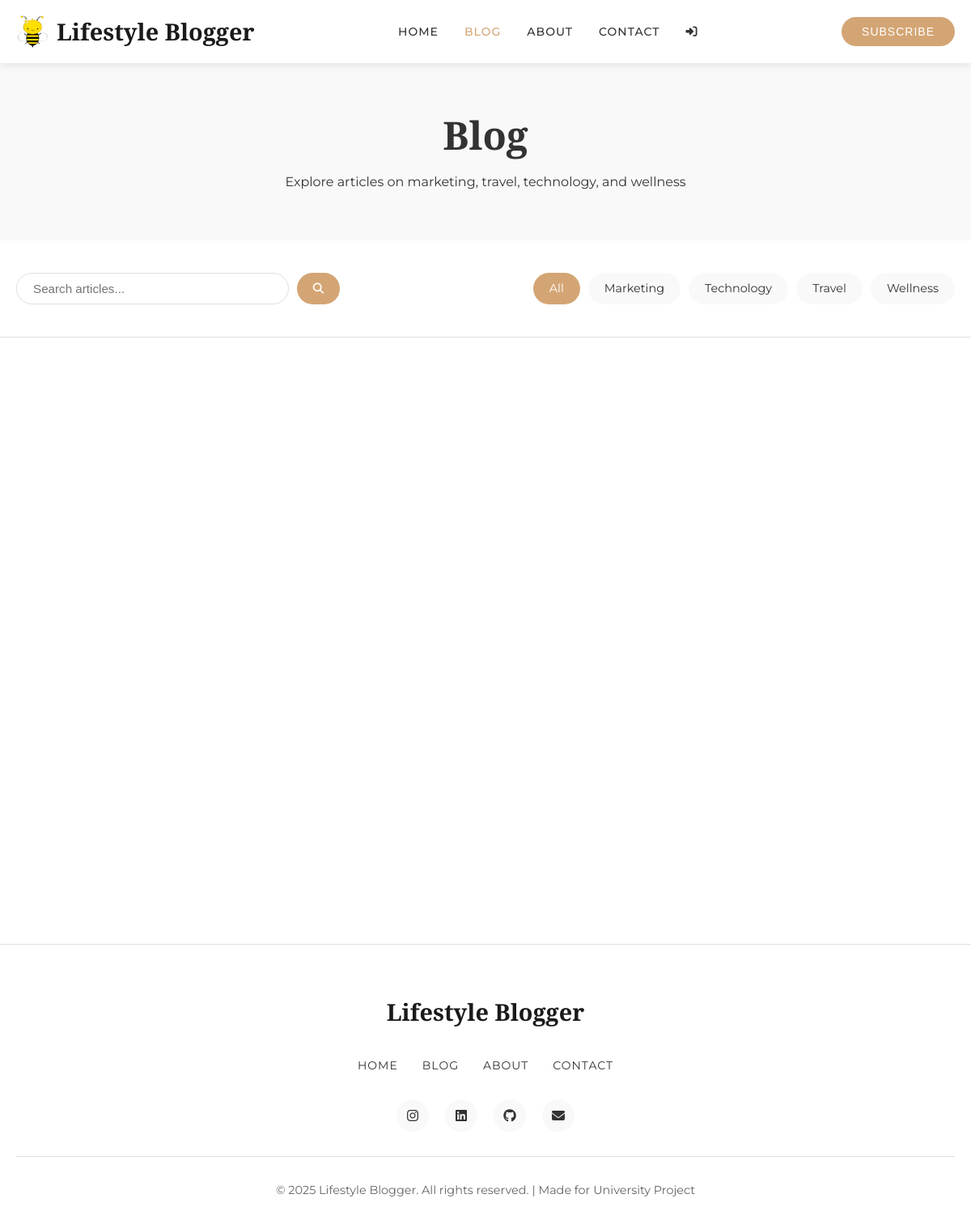
Screenshot of /blog.php with the database file from the repository.
### tables this page shows
CREATE TABLE categories (
    id INT AUTO_INCREMENT PRIMARY KEY,
    name VARCHAR(100) NOT NULL,
    slug VARCHAR(100) UNIQUE NOT NULL,
    description TEXT,
    created_at TIMESTAMP DEFAULT CURRENT_TIMESTAMP
);

### includes/functions.php (called while the page is built, shortened)
<?php
function getAllCategories() {
    global $conn;
    $sql = "SELECT * FROM categories ORDER BY name ASC";
    $result = mysqli_query($conn, $sql);
    return mysqli_fetch_all($result, MYSQLI_ASSOC);
}
?>

### blog.php (the view, shortened to what this page needs)
<?php
require_once 'includes/config.php';
require_once 'includes/functions.php';
$posts_per_page = 9;
$page = isset($_GET['page']) ? (int)$_GET['page'] : 1;
$offset = ($page - 1) * $posts_per_page;
$category_filter = isset($_GET['category']) ? sanitize_input($_GET['category']) : '';
$search_query = isset($_GET['search']) ? sanitize_input($_GET['search']) : '';
$where_clauses = [];
$where_sql = !empty($where_clauses) ? 'WHERE ' . implode(' AND ', $where_clauses) : '';
$sql = "SELECT p.*, c.name as category_name, c.slug as category_slug, u.username as author_name
        FROM posts p
        LEFT JOIN categories c ON p.category_id = c.id
        LEFT JOIN users u ON p.author_id = u.id
        $where_sql
        ORDER BY p.created_at DESC
        LIMIT $posts_per_page OFFSET $offset";
$result = mysqli_query($conn, $sql);
$posts = mysqli_fetch_all($result, MYSQLI_ASSOC);
$categories = getAllCategories();
include 'includes/header.php';
?>
<section class="page-header">
    <div class="container">
        <h1>Blog</h1>
        <p>Explore articles on marketing, travel, technology, and wellness</p>
    </div>
</section>
<section class="blog-filter">
    <div class="container">
        <div class="filter-wrapper">
            <form method="GET" class="search-form">
                <input type="text" name="search" placeholder="Search articles..." value="<?php echo htmlspecialchars($search_query); ?>">
                <button type="submit"><i class="fas fa-search"></i></button>
            </form>
            <div class="category-filter">
                <a href="blog.php" class="filter-btn <?php echo !$category_filter ? 'active' : ''; ?>">All</a>
                <?php foreach ($categories as $category): ?>
                    <a href="blog.php?category=<?php echo $category['slug']; ?>"
                       class="filter-btn <?php echo $category_filter == $category['slug'] ? 'active' : ''; ?>">
                        <?php echo htmlspecialchars($category['name']); ?>
                    </a>
                <?php endforeach; ?>
            </div>
        </div>
    </div>
</section>
<section class="blog-listing">
    <div class="container">
        <?php if (empty($posts)): ?>
            <div class="no-posts">
                <h3>No posts found</h3>
                <p>Try adjusting your search or filter criteria.</p>
            </div>
        <?php else: ?>
            <div class="blog-grid">
            </div>
        <?php endif; ?>
    </div>
</section>
<?php include 'includes/footer.php'; ?>

### assets/css/style.css (style rules this page uses)
:root { --primary-color: #d4a574; --secondary-color: #1a1a1a; --text-color: #333; --light-text: #666; --bg-color: #fff; --light-bg: #f9f9f9; --border-color: #e0e0e0; --heading-font: 'Cormorant Garamond', serif; --body-font: 'Montserrat', sans-serif; --transition: all 0.3s ease; }
* { margin: 0; padding: 0; box-sizing: border-box; }
body { font-family: var(--body-font); color: var(--text-color); line-height: 1.6; font-size: 16px; }
a { text-decoration: none; color: inherit; transition: var(--transition); }
.container { max-width: 1200px; margin: 0 auto; padding: 0 20px; }
h1, h2, h3, h4, h5, h6 { font-family: var(--heading-font); font-weight: 600; line-height: 1.2; margin-bottom: 1rem; }
.blog-grid { display: grid; grid-template-columns: repeat(3, 1fr); gap: 30px; margin-bottom: 40px; }

### blog.php (style rules this page uses)
.page-header { padding: 60px 0; background-color: var(--light-bg); text-align: center; }
.page-header h1 { font-size: 3rem; margin-bottom: 1rem; }
.blog-filter { padding: 40px 0; background-color: #fff; border-bottom: 1px solid var(--border-color); }
.filter-wrapper { display: flex; justify-content: space-between; align-items: center; gap: 30px; flex-wrap: wrap; }
.search-form { display: flex; gap: 10px; flex: 1; max-width: 400px; }
.search-form input { flex: 1; padding: 10px 20px; border: 1px solid var(--border-color); border-radius: 25px; font-size: 0.95rem; }
.search-form button { padding: 10px 20px; background-color: var(--primary-color); color: #fff; border: none; border-radius: 25px; cursor: pointer; }
.category-filter { display: flex; gap: 10px; flex-wrap: wrap; }
.filter-btn { padding: 8px 20px; background-color: var(--light-bg); color: var(--text-color); border-radius: 20px; font-size: 0.9rem; transition: var(--transition); }
.filter-btn:hover, .filter-btn.active { background-color: var(--primary-color); color: #fff; }
.blog-listing { padding: 60px 0; }

### rows the page displays
categories: name "Marketing"
categories: name "Technology"
categories: name "Travel"
categories: name "Wellness"

### other values shown
SITE_NAME "Lifestyle Blogger"
